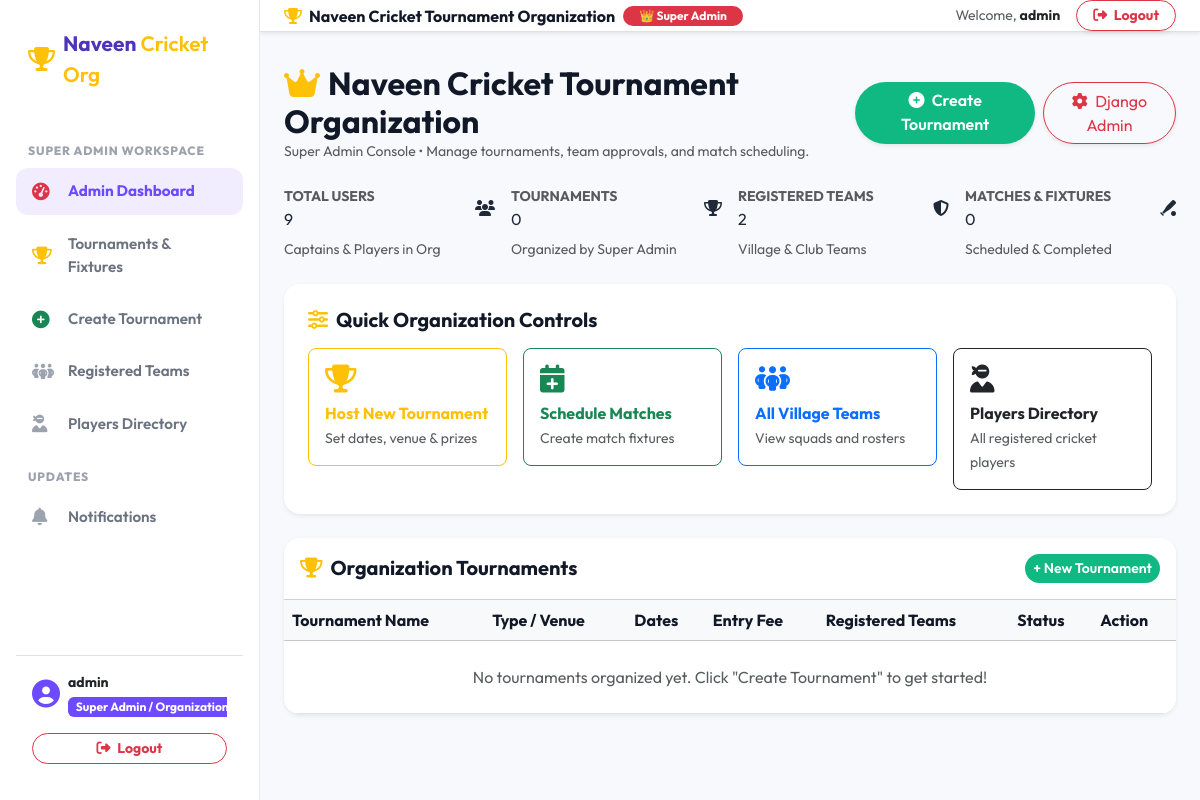
The app's page /dashboard/admin/ (signed in), older data.
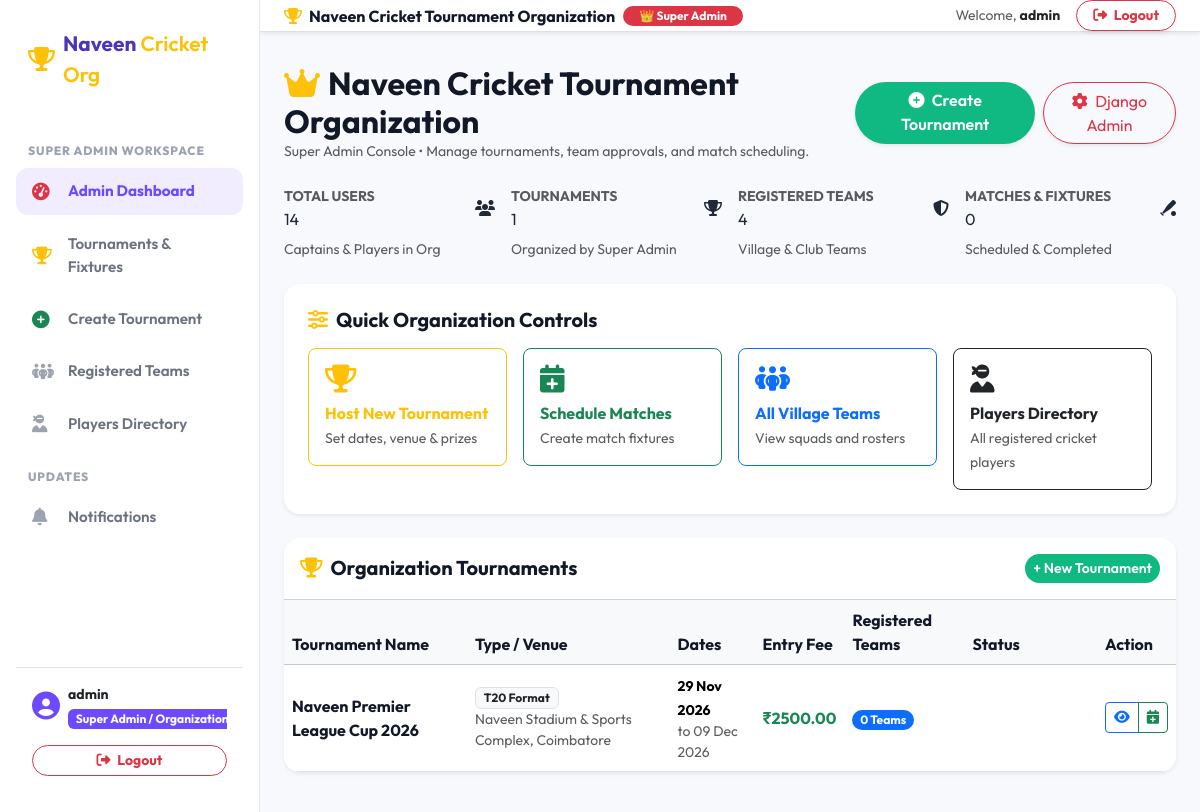
The same page, newer data.
### apps/tournaments/models.py (models this page shows, shortened)
class Tournament(models.Model):
    class TournamentType(models.TextChoices):
        T20 = 'T20', 'T20 Format'
        TEN_OVER = '10_OVER', '10 Overs Format'
        KNOCKOUT = 'KNOCKOUT', 'Knockout Tournament'
        LEAGUE_KNOCKOUT = 'LEAGUE_KNOCKOUT', 'League + Knockout'
        BOX_CRICKET = 'BOX_CRICKET', 'Box Cricket / Indoor'
    class Status(models.TextChoices):
        DRAFT = 'DRAFT', 'Draft'
        UPCOMING = 'UPCOMING', 'Upcoming'
        REGISTRATION_OPEN = 'REGISTRATION_OPEN', 'Registration Open'
        REGISTRATION_CLOSED = 'REGISTRATION_CLOSED', 'Registration Closed'
        ONGOING = 'ONGOING', 'Ongoing'
        COMPLETED = 'COMPLETED', 'Completed'
        CANCELLED = 'CANCELLED', 'Cancelled'
    name = models.CharField(max_length=200)
    tournament_type = models.CharField(
        max_length=50,
        choices=TournamentType.choices,
        default=TournamentType.T20
    )
    description = models.TextField()
    district = models.ForeignKey('locations.District', on_delete=models.SET_NULL, null=True, related_name='tournaments')
    taluk = models.ForeignKey('locations.Taluk', on_delete=models.SET_NULL, null=True, blank=True, related_name='tournaments')
    village = models.ForeignKey('locations.Village', on_delete=models.SET_NULL, null=True, blank=True, related_name='tournaments')
    venue = models.CharField(max_length=255)
    start_date = models.DateField()
    end_date = models.DateField()
    registration_start_date = models.DateField()
    registration_end_date = models.DateField()
    entry_fee = models.DecimalField(max_digits=10, decimal_places=2, default=0.00)
    organizer = models.ForeignKey(settings.AUTH_USER_MODEL, on_delete=models.CASCADE, related_name='organized_tournaments')
    contact_phone = models.CharField(max_length=15)
    contact_email = models.EmailField()
    max_teams = models.PositiveIntegerField(default=16)
    status = models.CharField(
        max_length=25,
        choices=Status.choices,
        default=Status.REGISTRATION_OPEN
    )
    banner = models.ImageField(upload_to='tournament_banners/', blank=True, null=True)
    created_at = models.DateTimeField(auto_now_add=True)
    updated_at = models.DateTimeField(auto_now=True)
    class Meta:
        ordering = ['-start_date']
    @property
    def registered_teams_count(self):
        return self.registrations.filter(status='APPROVED').count()

### apps/accounts/views.py (the view)
# urls.py: path('dashboard/admin/', admin_dashboard_view, name='admin_dashboard'),
@login_required(login_url='login')
def admin_dashboard_view(request):
    if not request.user.is_admin_role:
        messages.error(request, "Access restricted to Administrators.")
        return redirect('player_dashboard')
    total_users = User.objects.count()
    total_organizers = User.objects.filter(role=User.Role.ORGANIZER).count()
    total_players = PlayerProfile.objects.count()
    total_teams = Team.objects.count()
    total_tournaments = Tournament.objects.count()
    total_matches = Match.objects.count()
    total_districts = District.objects.count()
    recent_tournaments = Tournament.objects.all().order_by('-created_at')[:5]
    recent_users = User.objects.all().order_by('-created_at')[:5]
    recent_matches = Match.objects.all().order_by('-created_at')[:5]
    return render(request, 'dashboards/admin_dashboard.html', {
        'total_users': total_users,
        'total_organizers': total_organizers,
        'total_players': total_players,
        'total_teams': total_teams,
        'total_tournaments': total_tournaments,
        'total_matches': total_matches,
        'total_districts': total_districts,
        'recent_tournaments': recent_tournaments,
        'recent_users': recent_users,
        'recent_matches': recent_matches,
    })

### apps/accounts/models.py (called while the page is built)
    @property
    def is_admin_role(self):
        return self.role == self.Role.ADMIN or self.is_superuser

### apps/notifications/context_processors.py (called while the page is built)
def unread_notifications(request):
    if request.user.is_authenticated:
        unread_count = Notification.objects.filter(recipient=request.user, is_read=False).count()
        recent_notifications = Notification.objects.filter(recipient=request.user)[:5]
        return {
            'unread_notifications_count': unread_count,
            'recent_notifications': recent_notifications
        }
    return {
        'unread_notifications_count': 0,
        'recent_notifications': []
    }

### templates/dashboards/admin_dashboard.html (shortened to what the changed rows need)
{% extends 'base.html' %}
{% block content %}
<div class="d-flex flex-column flex-md-row justify-content-between align-items-md-center gap-3 mb-4">
    <div>
        <h2 class="fw-bold text-navy mb-0">
            <i class="fa-solid fa-crown text-warning me-2"></i>Naveen Cricket Tournament Organization
        </h2>
    </div>
</div>
<div class="row g-3 mb-4">
    <div class="col-md-3">
        <div class="stat-card">
            <div class="d-flex justify-content-between align-items-center">
                <div>
                    <div class="text-muted small fw-bold text-uppercase">Total Users</div>
                    <div class="stat-number">{{ total_users }}</div>
                </div>
            </div>
        </div>
    </div>
    <div class="col-md-3">
        <div class="stat-card">
            <div class="d-flex justify-content-between align-items-center">
                <div>
                    <div class="text-muted small fw-bold text-uppercase">Tournaments</div>
                    <div class="stat-number">{{ total_tournaments }}</div>
                </div>
            </div>
        </div>
    </div>
    <div class="col-md-3">
        <div class="stat-card">
            <div class="d-flex justify-content-between align-items-center">
                <div>
                    <div class="text-muted small fw-bold text-uppercase">Registered Teams</div>
                    <div class="stat-number">{{ total_teams }}</div>
                </div>
            </div>
        </div>
    </div>
</div>
<div class="card border-0 shadow-sm rounded-4 overflow-hidden mb-4">
    <div class="table-responsive">
        <table class="table table-hover align-middle mb-0">
            <thead class="table-light">
                <tr>
                    <th>Tournament Name</th>
                    <th>Type / Venue</th>
                    <th>Dates</th>
                    <th>Entry Fee</th>
                    <th>Registered Teams</th>
                    <th>Status</th>
                    <th>Action</th>
                </tr>
            </thead>
            <tbody>
                {% for t in recent_tournaments %}
                    <tr>
                        <td class="fw-bold text-navy">{{ t.name }}</td>
                        <td>
                            <span class="badge bg-light text-dark border">{{ t.get_tournament_type_display }}</span>
                            <small class="d-block text-muted">{{ t.venue }}</small>
                        </td>
                        <td>
                            <small class="fw-bold">{{ t.start_date|date:"d M Y" }}</small>
                            <small class="text-muted d-block">to {{ t.end_date|date:"d M Y" }}</small>
                        </td>
                        <td><span class="fw-bold text-success">₹{{ t.entry_fee }}</span></td>
                        <td><span class="badge bg-primary rounded-pill">{{ t.registered_teams_count }} Teams</span></td>
                        <td>
                            <span class="badge badge-status
                                {% if t.status == 'ONGOING' %}badge-ongoing
                                {% elif t.status == 'REGISTRATION_OPEN' %}badge-registration-open
                                {% else %}badge-upcoming{% endif %}">
                            </span>
                        </td>
                        <td>
                            <div class="btn-group btn-group-sm">
                                <a href="{% url 'tournament_detail' t.id %}" class="btn btn-outline-primary" title="View"><i class="fa-solid fa-eye"></i></a>
                                <a href="{% url 'match_create' t.id %}" class="btn btn-outline-success" title="Schedule Match"><i class="fa-solid fa-calendar-plus"></i></a>
                            </div>
                        </td>
                    </tr>
                {% empty %}
                    <tr><td colspan="7" class="text-center py-4 text-muted">No tournaments organized yet. Click "Create Tournament" to get started!</td></tr>
                {% endfor %}
            </tbody>
        </table>
    </div>
</div>
{% endblock %}

Row changes from the older to the newer data that the page shows:
added Tournament: name "Naveen Premier League Cup 2026", tournament_type "T20 Format", venue "Naveen Stadium & Sports Complex, Coimbatore", start_date "29 Nov 2026", end_date "09 Dec 2026", entry_fee "2500.00", registered_teams_count "0"
Text that changed along with them:
{{ total_users }}: "9" → "14"
{{ total_tournaments }}: "0" → "1"
{{ total_teams }}: "2" → "4"
text no longer shown: "No tournaments organized yet. Click \"Create Tournament\" to get started!"
